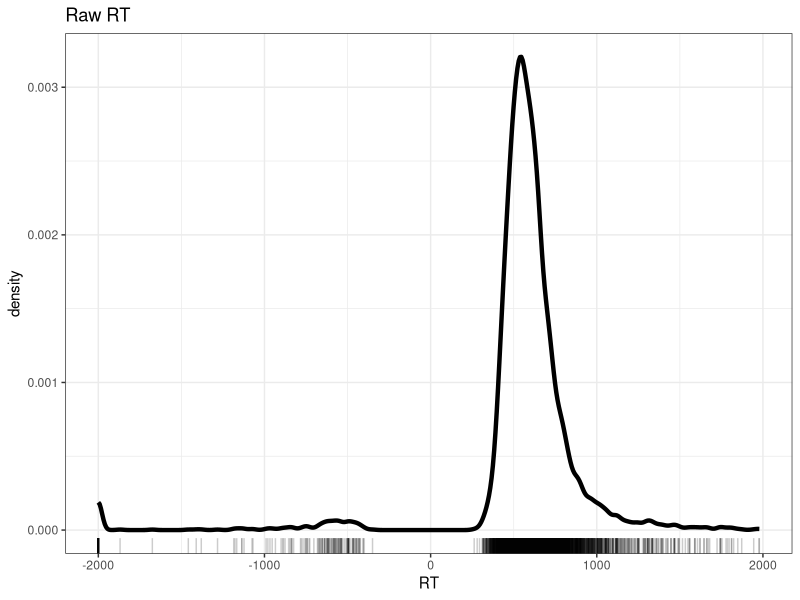
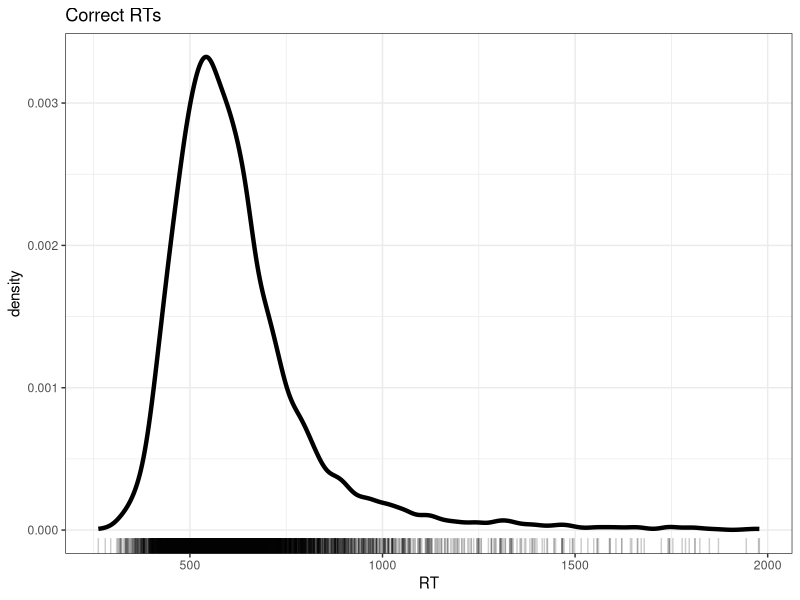
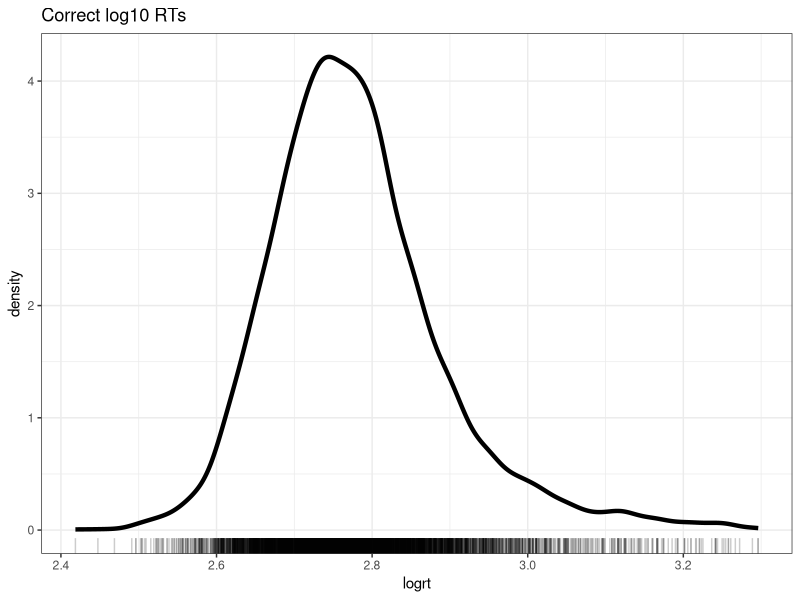
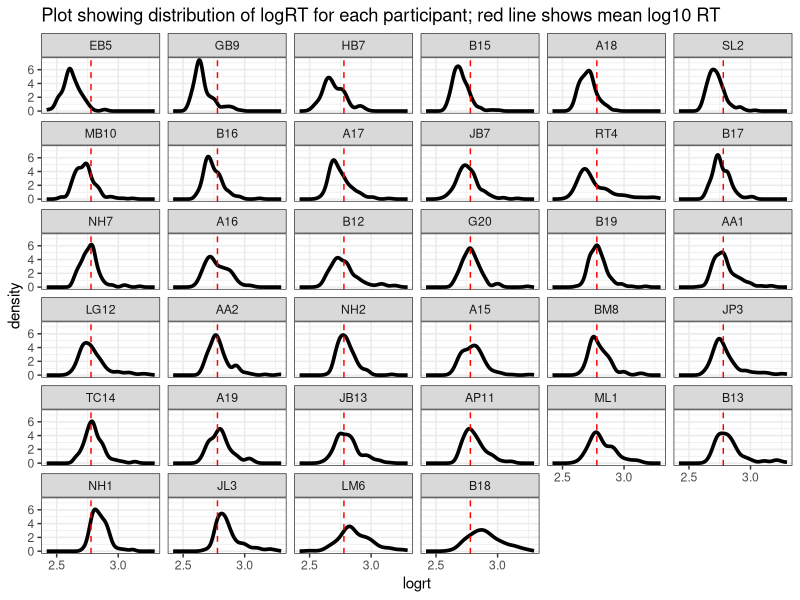
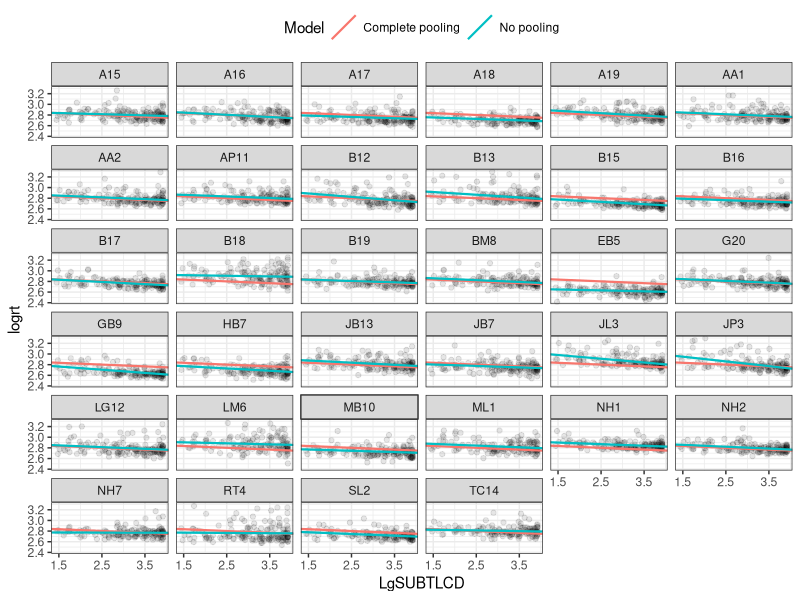
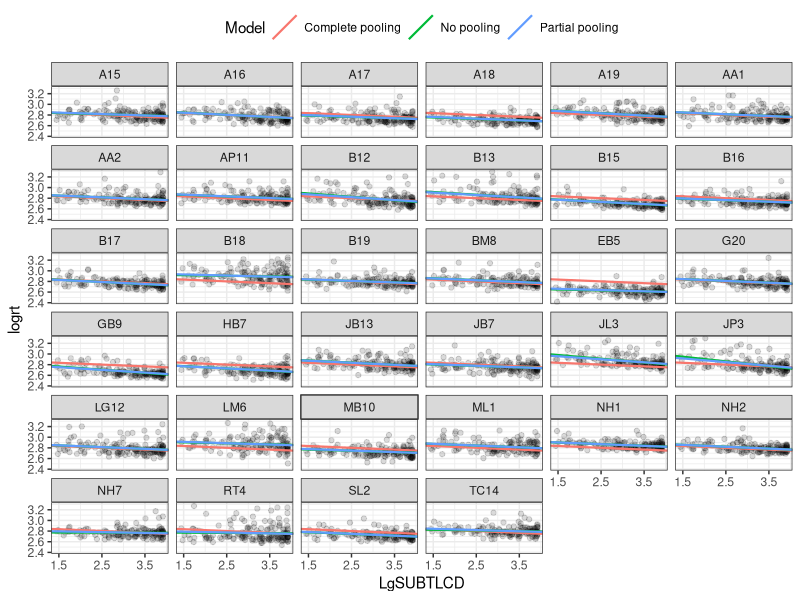
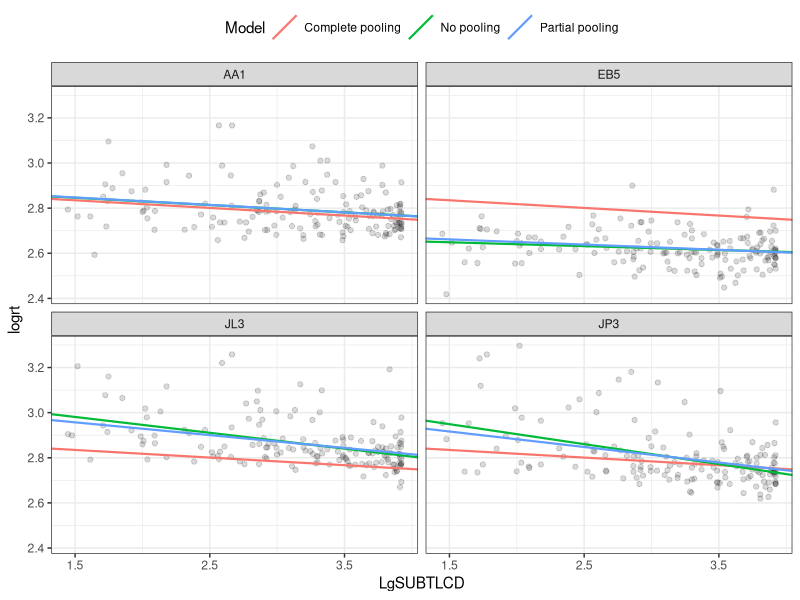
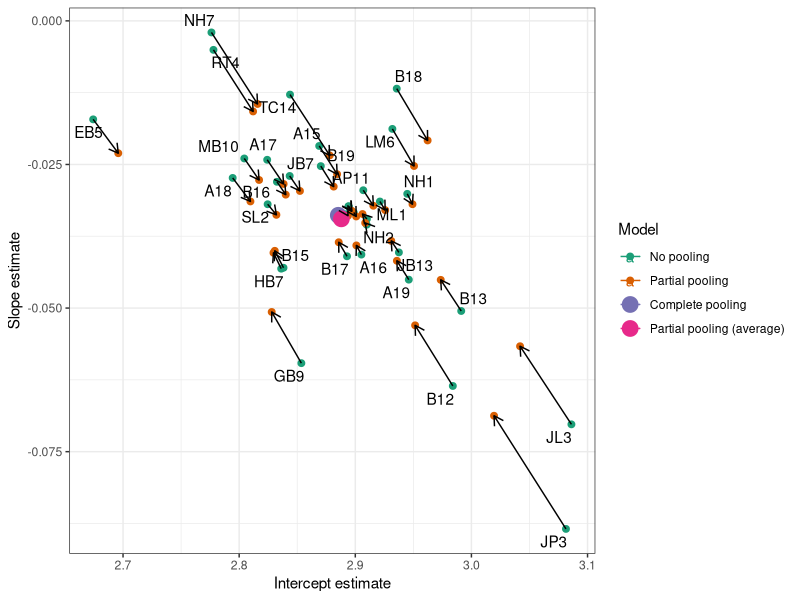

Reproduce these figures in R, in order.
## ---- chunk 1
library(broom)
library(gridExtra)
library(here)
library(lme4)
library(tidyverse)
## ---- chunk 2
ML.all <- read_csv("subjects.behaviour.words-310114.csv", na = "-999")
## ---- chunk 3
#| label: fig-rt-all-density
#| fig-cap: "Density plot showing word recognition reaction time, correct and incorrect responses"
#| fig-alt: "Density plot showing word recognition reaction time, correct and incorrect responses. The figure shows a black line, a curve peaking over RT = about 500 but ranging between -2000 and +2000. Under the curve, a series of black tick marks are shown under the x-axis border."
#| warning: false
#| message: false
#| fig-height: 5
#| fig-width: 5
ML.all %>%
  ggplot(aes(x = RT)) +
  geom_density(size=1.5) +
  geom_rug(alpha = .2) +
  ggtitle("Raw RT") +
  theme_bw()  
## ---- chunk 4
#| label: filter
ML.all.correct <- filter(ML.all, RT >= 200)
## ---- chunk 5
#| label: length-check
length(ML.all$RT)
length(ML.all.correct$RT)
## ---- chunk 6
#| label: fig-rt-correct-density
#| fig-cap: "Density plot showing word recognition reaction time, correct responses only"
#| fig-alt: "Density plot showing word recognition reaction time, correct and incorrect responses. The figure shows a black line, a curve peaking over RT = about 500 now ranging between 0 and +2000. Under the curve, a series of black tick marks are shown under the x-axis border. The skew towards high values is now more obvious."
#| warning: false
#| message: false
#| fig-height: 5
#| fig-width: 5
ML.all.correct %>%
  ggplot(aes(x = RT)) +
  geom_density(size=1.5) + 
  geom_rug(alpha = .2) +
  ggtitle("Correct RTs") +
  theme_bw()
## ---- chunk 7
#| label: log-transform
ML.all.correct$logrt <- log10(ML.all.correct$RT)			
## ---- chunk 8
#| label: fig-rt-correct-log-density
#| fig-cap: "Density plot showing log10 transformed reaction time, correct responses only"
#| fig-alt: "Density plot showing word recognition reaction time, correct and incorrect responses. The figure shows a black line, a curve peaking over logrt = about 2.8 ranging between 2.4 and 3.5. Under the curve, a series of black tick marks are shown under the x-axis border. The skew towards high values is now considerably reduced."
#| warning: false
#| message: false
#| fig-height: 5
#| fig-width: 5
ML.all.correct %>%
  ggplot(aes(x = logrt)) +
  geom_density(size = 1.5) + 
  geom_rug(alpha = .2) +
  ggtitle("Correct log10 RTs") +
  theme_bw()
## ---- chunk 9
#| label: fig-rt-correct-log-den-by-subj
#| fig-cap: "Density plot showing log10 transformed reaction time, correct responses, separately for each participant"
#| fig-alt: "The figure presents a grid of density plots showing log10 transformed reaction time, correct responses, separately for each participant. A dashed red line is drawn through all plots, indicating the mean RT. The curves vary in both the location of the peak and in the shape of the curve."
#| warning: false
#| message: false
#| fig-height: 10
#| fig-width: 8
ML.all.correct %>%
  group_by(subjectID) %>%
  mutate(mean_logrt = mean(logrt, na.rm = TRUE)) %>%
  ungroup() %>%
  mutate(subjectID = fct_reorder(subjectID, mean_logrt)) %>%
  ggplot(aes(x = logrt)) +
  geom_density(size = 1.25) +
  facet_wrap(~ subjectID) +
  geom_vline(xintercept = 2.778807, colour = "red", linetype = 2) +
  scale_x_continuous(breaks = c(2.5,3)) +
  ggtitle("Plot showing distribution of logRT for each participant; red line shows mean log10 RT") +
  theme_bw()
## ---- chunk 10
ML.all.correct.lm  <- lm(logrt ~
                             
                             LgSUBTLCD,     
                           
                           data = ML.all.correct)

summary(ML.all.correct.lm)
## ---- chunk 11
ML.all.correct.lmer  <- lmer(logrt ~

                           LgSUBTLCD +

                           (LgSUBTLCD + 1|subjectID) +

                           (1|item_name),

                         data = ML.all.correct)

summary(ML.all.correct.lmer)
## ---- chunk 12
ML.all.correct.lmer.REML.si  <- lmer(logrt ~ LgSUBTLCD + 
                                    
                                          (1|subjectID) + (1|item_name),

       data = ML.all.correct, REML = TRUE)

summary(ML.all.correct.lmer.REML.si)
## ---- chunk 13
ML.all.correct.lmer.REML.i  <- lmer(logrt ~

       LgSUBTLCD + (1|item_name),

       data = ML.all.correct, REML = TRUE)

summary(ML.all.correct.lmer.REML.i)
## ---- chunk 14
ML.all.correct.lmer.REML.s  <- lmer(logrt ~

       LgSUBTLCD + (1|subjectID),

       data = ML.all.correct, REML = TRUE)

summary(ML.all.correct.lmer.REML.s)
## ---- chunk 15
anova(ML.all.correct.lmer.REML.si, ML.all.correct.lmer.REML.i, refit = FALSE)
## ---- chunk 16
anova(ML.all.correct.lmer.REML.si, ML.all.correct.lmer.REML.s, refit = FALSE)
## ---- chunk 17
ML.all.correct.lmer.REML.slopes  <- lmer(logrt ~ LgSUBTLCD + 
                                           
                                          (LgSUBTLCD + 1|subjectID) +
                                          (1|item_name),

       data = ML.all.correct, REML = TRUE)
## ---- chunk 18
anova(ML.all.correct.lmer.REML.si, ML.all.correct.lmer.REML.slopes, 
      refit = FALSE)
## ---- chunk 19
#| message: false
#| warning: false
library(lmerTest)

ML.all.correct.lmer.REML.slopes  <- lmer(logrt ~ LgSUBTLCD + 
                                           
                                            (LgSUBTLCD + 1|subjectID) +
                                            (1|item_name),

                                          data = ML.all.correct, REML = TRUE)

summary(ML.all.correct.lmer.REML.slopes)
## ---- chunk 20
#| message: false
#| warning: false
ML.all.correct.lmer.REML.slopes  <- lmer(logrt ~ Length + 
                                           
                                           (Length + 1|subjectID) +
                                           (1|item_name),
                                         
                                         data = ML.all.correct, REML = TRUE)

summary(ML.all.correct.lmer.REML.slopes)
## ---- chunk 21
#| message: false
#| warning: false
ML.all.correct.lmer.REML.si  <- lmer(logrt ~ Length + 
                                       
                                       (1|subjectID) + 
                                       (1|item_name),
                                     
                                     data = ML.all.correct, REML = TRUE)

summary(ML.all.correct.lmer.REML.si)
## ---- chunk 22
#| message: false
#| warning: false
ML.all.correct.lmer.REML.i  <- lmer(logrt ~ Length + 
                                       
                                       (1|item_name),
                                     
                                     data = ML.all.correct, REML = TRUE)

summary(ML.all.correct.lmer.REML.i)
## ---- chunk 23
#| message: false
#| warning: false
ML.all.correct.lmer.REML.s  <- lmer(logrt ~ Length + 
                                      
                                      (1|subjectID),
                                    
                                    data = ML.all.correct, REML = TRUE)

summary(ML.all.correct.lmer.REML.s)
## ---- chunk 24
#| message: false
#| warning: false
anova(ML.all.correct.lmer.REML.si, ML.all.correct.lmer.REML.s, refit=FALSE)
anova(ML.all.correct.lmer.REML.si, ML.all.correct.lmer.REML.i, refit=FALSE)
anova(ML.all.correct.lmer.REML.si, ML.all.correct.lmer.REML.slopes, refit=FALSE)
## ---- chunk 25
df_no_pooling <- lmList(logrt ~
                          
                          LgSUBTLCD | subjectID, ML.all.correct) %>% 
  coef() %>% 
  # Subject IDs are stored as row-names. Make them an explicit column
  rownames_to_column("subjectID") %>% 
  rename(Intercept = `(Intercept)`, Slope_frequency = LgSUBTLCD) %>% 
  add_column(Model = "No pooling")

# -- you can uncomment and inspect the tibble produced by these lines of code
# summary(df_no_pooling)
## ---- chunk 26
df_no_pooling$subjectID <- as.factor(df_no_pooling$subjectID)
df_no_pooling$Model <- as.factor(df_no_pooling$Model)
## ---- chunk 27
m_pooled <- lm(logrt ~ LgSUBTLCD, ML.all.correct) 
## ---- chunk 28
df_pooled <- data_frame(
  Model = "Complete pooling",
  subjectID = unique(ML.all.correct$subjectID),
  Intercept = coef(m_pooled)[1], 
  Slope_frequency = coef(m_pooled)[2])

# -- inspect
# summary(df_pooled)
## ---- chunk 29
df_pooled$Model <- as.factor(df_pooled$Model)
## ---- chunk 30
df_models <- bind_rows(df_pooled, df_no_pooling) %>% 
  left_join(ML.all.correct, by = "subjectID")
## ---- chunk 31
p_model_comparison <- ggplot(df_models) + 
  aes(x = LgSUBTLCD, y = logrt) + 
  # Set the color mapping in this layer so the points don't get a color
  geom_point(alpha = .05) +
  geom_abline(aes(intercept = Intercept, 
                  slope = Slope_frequency, 
                  color = Model),
              size = .75) +
  facet_wrap(~ subjectID) +
  scale_x_continuous(breaks = 1.5:4 * 1) + 
  theme_bw() + 
  theme(legend.position = "top")

p_model_comparison
## ---- chunk 32
df_no_pooling <- lmList(logrt ~
                          
                          LgSUBTLCD | subjectID, ML.all.correct) %>% 
  coef() %>% 
  # Subject IDs are stored as row-names. Make them an explicit column
  rownames_to_column("subjectID") %>% 
  rename(Intercept = `(Intercept)`, Slope_frequency = LgSUBTLCD) %>% 
  add_column(Model = "No pooling")

# -- inspect the tibble produced by these lines of code
# summary(df_no_pooling)

# -- make the subjectID and model label vectors a factor
df_no_pooling$subjectID <- as.factor(df_no_pooling$subjectID)
df_no_pooling$Model <- as.factor(df_no_pooling$Model)
## ---- chunk 33
m_pooled <- lm(logrt ~ LgSUBTLCD, ML.all.correct) 

# -- repeat the intercept and slope terms for each participant
df_pooled <- data_frame(
  Model = "Complete pooling",
  subjectID = unique(ML.all.correct$subjectID),
  Intercept = coef(m_pooled)[1], 
  Slope_frequency = coef(m_pooled)[2])

# -- inspect
# summary(df_pooled)

# -- make the model label vector a factor
df_pooled$Model <- as.factor(df_pooled$Model)
## ---- chunk 34
ML.all.correct.lmer  <- lmer(logrt ~
                               
                               LgSUBTLCD + (LgSUBTLCD + 1|subjectID) + (1|item_name),     
                             
                             data = ML.all.correct, REML = FALSE)
# summary(ML.all.correct.lmer)
## ---- chunk 35
# -- make a dataframe with the fitted effects
df_partial_pooling <- coef(ML.all.correct.lmer)[["subjectID"]] %>% 
  rownames_to_column("subjectID") %>% 
  as_tibble() %>% 
  rename(Intercept = `(Intercept)`, Slope_frequency = LgSUBTLCD) %>% 
  add_column(Model = "Partial pooling")

# -- inspect the tibble produced by these lines of code
# summary(df_partial_pooling)

# -- make the subjectID and model label vectors both factors
df_partial_pooling$subjectID <- as.factor(df_partial_pooling$subjectID)
df_partial_pooling$Model <- as.factor(df_partial_pooling$Model)
## ---- chunk 36
df_models <- rbind(df_pooled, df_no_pooling, df_partial_pooling) %>%
  left_join(ML.all.correct, by = "subjectID")

# -- inspect the differences between the data-sets
# summary(df_pooled)
# summary(df_no_pooling)
# summary(df_partial_pooling)
# summary(ML.all.correct)
# summary(df_models)

# -- we  produce a plot showing the no-pooling, complete-pooling and partial-pooling (mixed effects)
# estimates

p_model_comparison <- ggplot(df_models) +
  aes(x = LgSUBTLCD, y = logrt) +
  # Set the color mapping in this layer so the points don't get a color
  geom_point(alpha = .05) +
  geom_abline(aes(intercept = Intercept,
                  slope = Slope_frequency,
                  color = Model),
              size = .75) +
  facet_wrap(~ subjectID) +
  scale_x_continuous(breaks = 1.5:4 * 1) +
  theme_bw() +
  theme(legend.position = "top")

p_model_comparison
## ---- chunk 37
df_zoom <- df_models %>% 
  filter(subjectID %in% c("EB5", "JP3", "JL3", "AA1"))

# -- re-generate the plot with this zoomed-in selection data-set

p_model_comparison <- ggplot(df_zoom) + 
  aes(x = LgSUBTLCD, y = logrt) + 
  # Set the color mapping in this layer so the points don't get a color
  geom_point(alpha = .05) +
  geom_abline(aes(intercept = Intercept, 
                  slope = Slope_frequency, 
                  color = Model),
              size = .75) +
  facet_wrap(~ subjectID) +
  scale_x_continuous(breaks = 1.5:4 * 1) + 
  theme_bw() + 
  theme(legend.position = "top")

p_model_comparison
## ---- chunk 38
df_fixef <- data_frame(
  Model = "Partial pooling (average)",
  Intercept = fixef(ML.all.correct.lmer)[1],
  Slope_frequency = fixef(ML.all.correct.lmer)[2])

# Complete pooling / fixed effects are center of gravity in the plot
df_gravity <- df_pooled %>% 
  distinct(Model, Intercept, Slope_frequency) %>% 
  rbind(df_fixef)
# df_gravity
#> # A tibble: 2 x 3
#>                       Model Intercept Slope_Days
#>                       <chr>     <dbl>      <dbl>
#> 1          Complete pooling  252.3207   10.32766
#> 2 Partial pooling (average)  252.5426   10.45212

df_pulled <- rbind(df_no_pooling, df_partial_pooling)

ggplot(df_pulled) + 
  aes(x = Intercept, y = Slope_frequency, color = Model) + 
  geom_point(size = 2) + 
  geom_point(data = df_gravity, size = 5) + 
  # Draw an arrow connecting the observations between models
  geom_path(aes(group = subjectID, color = NULL), 
            arrow = arrow(length = unit(.02, "npc"))) + 
  # Use ggrepel to jitter the labels away from the points
  ggrepel::geom_text_repel(
    aes(label = subjectID, color = NULL),
    data = df_no_pooling) +
  # Don't forget 373
  # ggrepel::geom_text_repel(
  #   aes(label = subjectID, color = NULL), 
  #   data = filter(df_partial_pooling, Subject == "373")) + 
  theme(legend.position = "right") + 
  # ggtitle("Pooling of regression parameters") + 
  xlab("Intercept estimate") + 
  ylab("Slope estimate") + 
  scale_color_brewer(palette = "Dark2") +
  theme_bw()
